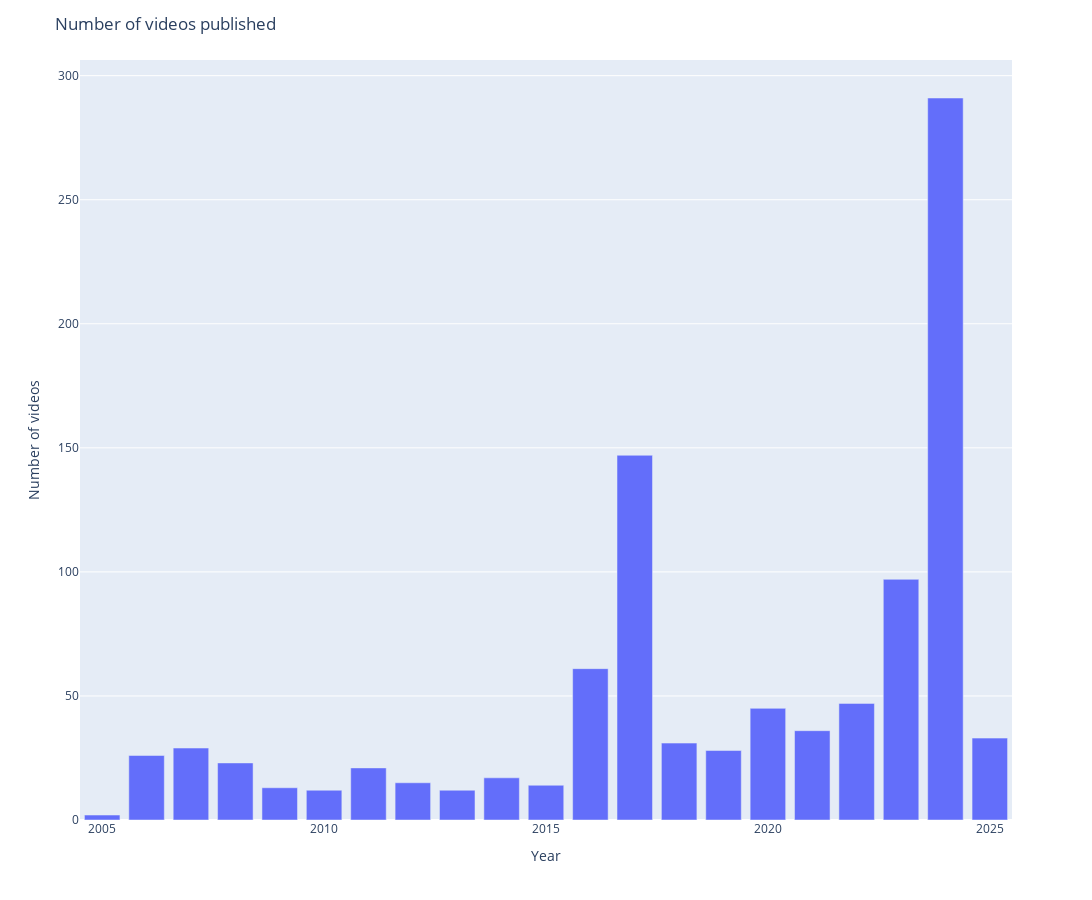

This figure's notebook cell:
### Code cell
fig = px.bar(df2, x = df2["published"], y = df2["Video"], width= 1200, height = 900)
fig.update_layout(xaxis_title="Year", yaxis_title="Number of videos", title = "Number of videos published")
fig.show()

### Figure 1 — Plotly figure (JSON) as saved in the notebook; plotly's stock layout.template omitted (floating-point values rounded to 4 significant figures)
{"data": [{"alignmentgroup": "True", "hovertemplate": "published=%{x}<br>Video=%{y}<extra></extra>", "legendgroup": "", "marker": {"color": "#636efa", "pattern": {"shape": ""}}, "name": "", "offsetgroup": "", "orientation": "v", "showlegend": false, "textposition": "auto", "type": "bar", "x": [2005, 2006, 2007, 2008, 2009, 2010, 2011, 2012, 2013, 2014, 2015, 2016, 2017, 2018, 2019, 2020, 2021, 2022, 2023, 2024, 2025], "xaxis": "x", "y": [2, 26, 29, 23, 13, 12, 21, 15, 12, 17, 14, 61, 147, 31, 28, 45, 36, 47, 97, 291, 33], "yaxis": "y"}], "layout": {"barmode": "relative", "height": 900, "legend": {"tracegroupgap": 0}, "margin": {"t": 60}, "title": {"text": "Number of videos published"}, "width": 1200, "xaxis": {"anchor": "y", "autorange": true, "domain": [0, 1], "range": [2004.0, 2026.0], "title": {"text": "Year"}, "type": "linear"}, "yaxis": {"anchor": "x", "autorange": true, "domain": [0, 1], "range": [0, 306.3], "title": {"text": "Number of videos"}, "type": "linear"}}}
